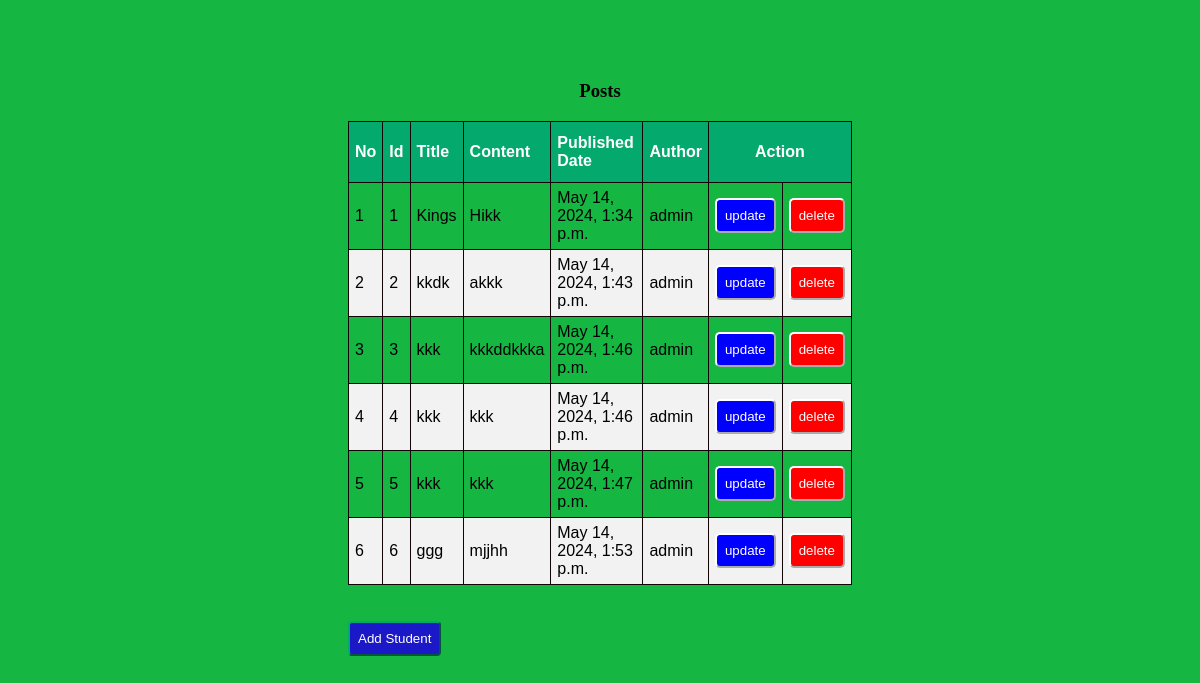
The page / on the database its author committed.
### blog_app/models.py (models this page shows)
class Post(models.Model):
    title = models.CharField(max_length=100)
    content = models.TextField()
    published_date = models.DateTimeField(auto_now_add=True, auto_now=False)
    author = models.ForeignKey(User, on_delete=models.CASCADE)

### blog_app/views.py (the view)
# urls.py: 2. Add a URL to urlpatterns:  path('', views.home, name='home')
def home(request):
    post = Post.objects.all()
    context = {
        "post": post
    }
    return render(request, "blog_list.html", context)

### blog_app/templates/blog_list.html (shortened to what this page needs)
<!DOCTYPE html>
<html lang="en">
<head>
</head>
{% load static %}
<link rel="stylesheet" href="{% static 'stylesheet.css' %}">
<body>
<div class="container">
        <h3 align="center">Posts</h3>
        <table id="post" border="1">
            <thead>
                 <th>No</th>
                <th>Id</th>
                <th>Title</th>
                <th>Content</th>
                <th>Published Date</th>
                <th>Author</th>
                <th colspan="2" id="mid">Action</th>
            </thead>
            {% for post in post %}
            <tr>
                <td>{{forloop.counter}}</td>
                <td>{{post.id}}</td>
                <td>{{post.title}}</td>
                <td>{{post.content}}</td>
                <td>{{post.published_date}}</td>
                <td>{{post.author}}</td>
                <td>
                    <a href="update_blog/{{post.id}}"><button id="up">update</button></a>
                </td>
                <td>
                     <a href="delete_post/{{post.id}}"><button id="del">delete</button></a>
                </td>
            </tr>
            {% endfor %}
        </table>
        <br><br>
            <a href="{% url 'add_post' %}"><button id="new3">Add Student</button></a>
    </div>
</body>
</html>

### blog_app/static/stylesheet.css (style rules this page uses)
body { background-color: #15b742 }
.container { margin: 80px 240px 60px 240px; padding: 0px 100px 100px 100px; }
#post { font-family: Arial, Helvetica, sans-serif; border-collapse: collapse; width: 100%; }
#post td, #post th { border: 1px solid rgb(17, 4, 4); padding: 6px; }
#post tr:nth-child(even) { background-color: #f2f2f2; }
#post th { padding-top: 12px; padding-bottom: 12px; text-align: left; background-color: #04AA6D; color: white; }
#post #mid { text-align: center; }
#post #up { background-color: blue; border-color: white; border-radius: 5px; padding: 8px; color: white; }
#post #del { background-color: red; border-color: white; border-radius: 5px; padding: 8px; color: white; }
#post button { width: 100%; }
.container #new3 { padding: 8px; background-color: rgb(27, 24, 199); color: white; border-radius: 4px; border-color: #04AA6D; }

### rows shown on the page
Post: id "1", title "Kings", content "Hikk", published_date "May 14, 2024, 1:34 p.m.", author "admin"
Post: id "2", title "kkdk", content "akkk", published_date "May 14, 2024, 1:43 p.m.", author "admin"
Post: id "3", title "kkk", content "kkkddkkka", published_date "May 14, 2024, 1:46 p.m.", author "admin"
Post: id "4", title "kkk", content "kkk", published_date "May 14, 2024, 1:46 p.m.", author "admin"
Post: id "5", title "kkk", content "kkk", published_date "May 14, 2024, 1:47 p.m.", author "admin"
Post: id "6", title "ggg", content "mjjhh", published_date "May 14, 2024, 1:53 p.m.", author "admin"
